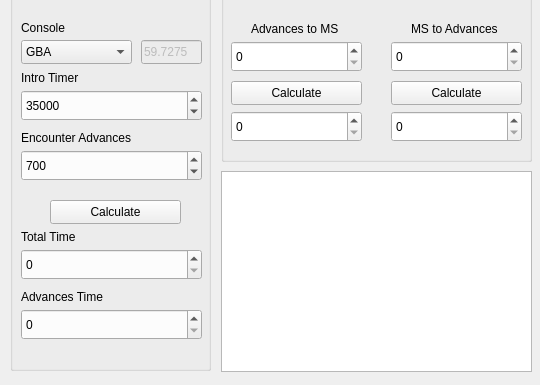
<?xml version="1.0" encoding="UTF-8"?>
<ui version="4.0">
 <class>MainWindow</class>
 <widget class="QMainWindow" name="MainWindow">
  <property name="geometry">
   <rect>
    <x>0</x>
    <y>0</y>
    <width>540</width>
    <height>385</height>
   </rect>
  </property>
  <property name="minimumSize">
   <size>
    <width>540</width>
    <height>385</height>
   </size>
  </property>
  <property name="maximumSize">
   <size>
    <width>540</width>
    <height>385</height>
   </size>
  </property>
  <property name="windowTitle">
   <string>MainWindow</string>
  </property>
  <widget class="QWidget" name="centralwidget">
   <widget class="QComboBox" name="comboBox_consoleSelect">
    <property name="geometry">
     <rect>
      <x>21</x>
      <y>40</y>
      <width>111</width>
      <height>24</height>
     </rect>
    </property>
    <item>
     <property name="text">
      <string>GBA</string>
     </property>
    </item>
    <item>
     <property name="text">
      <string>NDS</string>
     </property>
    </item>
    <item>
     <property name="text">
      <string>New 3DS/2DS</string>
     </property>
    </item>
    <item>
     <property name="text">
      <string>Old 3DS/2DS</string>
     </property>
    </item>
    <item>
     <property name="text">
      <string>60 FPS</string>
     </property>
    </item>
   </widget>
   <widget class="QLabel" name="label_2">
    <property name="geometry">
     <rect>
      <x>21</x>
      <y>20</y>
      <width>49</width>
      <height>16</height>
     </rect>
    </property>
    <property name="text">
     <string>Console</string>
    </property>
   </widget>
   <widget class="QSpinBox" name="spinBox_IntroTimer">
    <property name="geometry">
     <rect>
      <x>21</x>
      <y>90</y>
      <width>181</width>
      <height>31</height>
     </rect>
    </property>
    <property name="maximum">
     <number>9999999</number>
    </property>
    <property name="value">
     <number>35000</number>
    </property>
   </widget>
   <widget class="QSpinBox" name="spinBox_EncounterAdv">
    <property name="geometry">
     <rect>
      <x>21</x>
      <y>150</y>
      <width>181</width>
      <height>31</height>
     </rect>
    </property>
    <property name="maximum">
     <number>9999999</number>
    </property>
    <property name="value">
     <number>700</number>
    </property>
   </widget>
   <widget class="QLabel" name="label_3">
    <property name="geometry">
     <rect>
      <x>21</x>
      <y>70</y>
      <width>81</width>
      <height>16</height>
     </rect>
    </property>
    <property name="text">
     <string>Intro Timer</string>
    </property>
   </widget>
   <widget class="QLabel" name="label_4">
    <property name="geometry">
     <rect>
      <x>21</x>
      <y>130</y>
      <width>131</width>
      <height>16</height>
     </rect>
    </property>
    <property name="text">
     <string>Encounter Advances</string>
    </property>
   </widget>
   <widget class="QLabel" name="label_5">
    <property name="geometry">
     <rect>
      <x>21</x>
      <y>229</y>
      <width>131</width>
      <height>16</height>
     </rect>
    </property>
    <property name="text">
     <string>Total Time</string>
    </property>
   </widget>
   <widget class="QLabel" name="label_6">
    <property name="geometry">
     <rect>
      <x>21</x>
      <y>289</y>
      <width>131</width>
      <height>16</height>
     </rect>
    </property>
    <property name="text">
     <string>Advances Time</string>
    </property>
   </widget>
   <widget class="QSpinBox" name="spinBox_TotalTimeResult">
    <property name="geometry">
     <rect>
      <x>21</x>
      <y>249</y>
      <width>181</width>
      <height>31</height>
     </rect>
    </property>
    <property name="maximum">
     <number>999999</number>
    </property>
   </widget>
   <widget class="QSpinBox" name="spinBox_TotalAdvancesResult">
    <property name="geometry">
     <rect>
      <x>21</x>
      <y>309</y>
      <width>181</width>
      <height>31</height>
     </rect>
    </property>
    <property name="maximum">
     <number>9999999</number>
    </property>
   </widget>
   <widget class="QGroupBox" name="groupBox">
    <property name="geometry">
     <rect>
      <x>221</x>
      <y>-9</y>
      <width>311</width>
      <height>171</height>
     </rect>
    </property>
    <property name="title">
     <string/>
    </property>
    <property name="alignment">
     <set>Qt::AlignCenter</set>
    </property>
    <widget class="QPushButton" name="pushButton_calculate_adv2ms">
     <property name="geometry">
      <rect>
       <x>10</x>
       <y>90</y>
       <width>131</width>
       <height>24</height>
      </rect>
     </property>
     <property name="text">
      <string>Calculate</string>
     </property>
    </widget>
    <widget class="QPushButton" name="pushButton_calculate_ms2adv">
     <property name="geometry">
      <rect>
       <x>170</x>
       <y>90</y>
       <width>131</width>
       <height>24</height>
      </rect>
     </property>
     <property name="text">
      <string>Calculate</string>
     </property>
    </widget>
    <widget class="QSpinBox" name="spinBox_MStoAdv_Input">
     <property name="geometry">
      <rect>
       <x>170</x>
       <y>50</y>
       <width>131</width>
       <height>31</height>
      </rect>
     </property>
     <property name="maximum">
      <number>9999999</number>
     </property>
    </widget>
    <widget class="QSpinBox" name="spinBox_Adv2MS_Input">
     <property name="geometry">
      <rect>
       <x>10</x>
       <y>50</y>
       <width>131</width>
       <height>31</height>
      </rect>
     </property>
     <property name="maximum">
      <number>9999999</number>
     </property>
    </widget>
    <widget class="QSpinBox" name="spinBox_MStoAdv_Result">
     <property name="geometry">
      <rect>
       <x>170</x>
       <y>120</y>
       <width>131</width>
       <height>31</height>
      </rect>
     </property>
     <property name="maximum">
      <number>9999999</number>
     </property>
    </widget>
    <widget class="QSpinBox" name="spinBox_Adv2MS_Result">
     <property name="geometry">
      <rect>
       <x>10</x>
       <y>120</y>
       <width>131</width>
       <height>31</height>
      </rect>
     </property>
     <property name="maximum">
      <number>9999999</number>
     </property>
    </widget>
    <widget class="QLabel" name="label_7">
     <property name="geometry">
      <rect>
       <x>30</x>
       <y>30</y>
       <width>91</width>
       <height>16</height>
      </rect>
     </property>
     <property name="text">
      <string>Advances to MS</string>
     </property>
    </widget>
    <widget class="QLabel" name="label_8">
     <property name="geometry">
      <rect>
       <x>190</x>
       <y>30</y>
       <width>91</width>
       <height>16</height>
      </rect>
     </property>
     <property name="text">
      <string>MS to Advances</string>
     </property>
    </widget>
   </widget>
   <widget class="QLineEdit" name="lineEdit_fps_display">
    <property name="enabled">
     <bool>false</bool>
    </property>
    <property name="geometry">
     <rect>
      <x>141</x>
      <y>40</y>
      <width>61</width>
      <height>24</height>
     </rect>
    </property>
    <property name="text">
     <string>59.7275</string>
    </property>
   </widget>
   <widget class="QTextEdit" name="textEdit">
    <property name="geometry">
     <rect>
      <x>221</x>
      <y>171</y>
      <width>311</width>
      <height>201</height>
     </rect>
    </property>
    <property name="frameShape">
     <enum>QFrame::StyledPanel</enum>
    </property>
   </widget>
   <widget class="QGroupBox" name="groupBox_2">
    <property name="geometry">
     <rect>
      <x>10</x>
      <y>-10</y>
      <width>201</width>
      <height>381</height>
     </rect>
    </property>
    <property name="title">
     <string/>
    </property>
    <widget class="QPushButton" name="pushButton_calculate">
     <property name="geometry">
      <rect>
       <x>40</x>
       <y>210</y>
       <width>131</width>
       <height>24</height>
      </rect>
     </property>
     <property name="text">
      <string>Calculate</string>
     </property>
    </widget>
   </widget>
  </widget>
  <widget class="QMenuBar" name="menubar">
   <property name="geometry">
    <rect>
     <x>0</x>
     <y>0</y>
     <width>540</width>
     <height>21</height>
    </rect>
   </property>
  </widget>
 </widget>
 <resources/>
 <connections/>
</ui>
